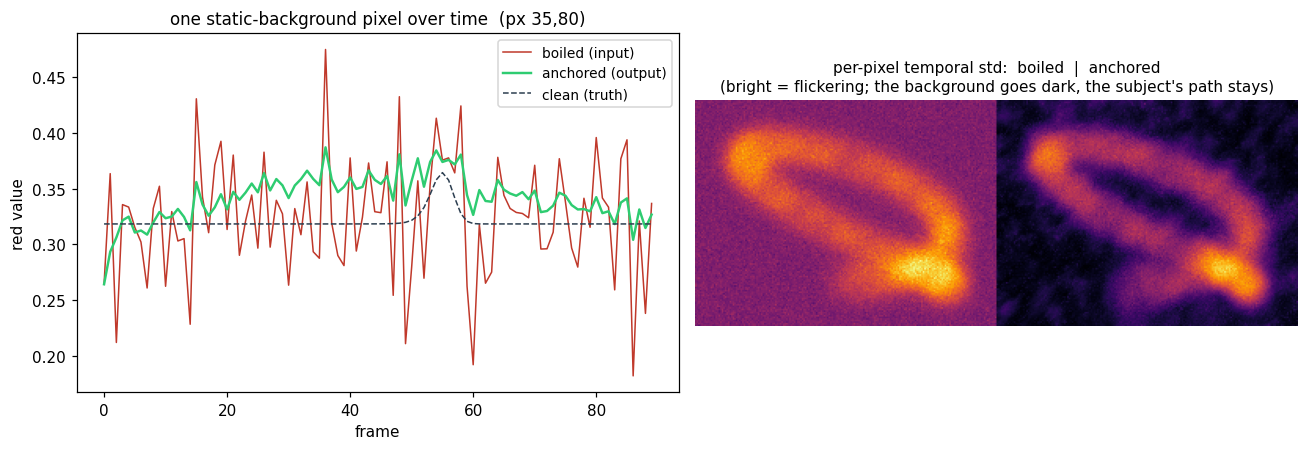
#> input picture the_anchor/anchor_verification.png, 1308 x 450 px
$ python -i gate.py   (imports and definitions only)
#> lines starting #> are read from the running program, lines starting #| are printed output that depends on the picture
"""
gate.py — the two-layer temporal anchor (slow hold + surprise gate), pure numpy
================================================================================
This is the load-bearing primitive of the whole app, and it runs on a CPU with no
torch. It is `the_video_tensor`'s core, repurposed from "measure surprise" to
"suppress the predictable so only surprise survives."

PER FRAME:
  SLOW layer  — a held prediction of the scene:  pred <- (1-K)*pred + K*frame
                (optionally motion-compensated by optical flow first, so the hold
                 survives camera/subject motion instead of smearing — this is the
                 cheap stand-in for the HKT Koopman predictor).
  FAST layer  — the residual:  surprise = |frame - pred|  (blurred into regions,
                 not speckle).
  GATE        — g in [0,1], soft-thresholded on surprise:
                  g ~ 0 where the world matched the hold  -> LOCK to prediction
                  g ~ 1 where the world broke the hold     -> PASS the new frame
  OUTPUT      — out = g*frame + (1-g)*pred
                so static texture is frozen to its held value (no boil) and moving
                content passes through untouched.

WHAT THIS HONESTLY DOES: it removes temporal variation in regions the hold could
predict, and leaves regions it could not. On a finished AI clip that is exactly
the boil (zero-mean high-frequency flicker in regions that should be static); the
leaky hold averages it out, the gate keeps the moving subject. It enforces
*temporal consistency*, not *truth* — it will hold a wrong-but-stable region just
as happily as a right one. "Boring", not "correct".

FAILURE MODES (exposed as knobs, not hidden): lock too hard and a region that
*starts* to move trails its held value (ghosting) until surprise clears the gate;
without flow, a moving camera makes everything surprising and the gate opens
everywhere (no saving); the gate blur trades seam artifacts against responsiveness.

PerceptionLab / Antti Luode, with Claude (Opus 4.8). Helsinki, June 2026.
Do not hype. Do not lie. Just show.
"""
import numpy as np
from scipy.ndimage import gaussian_filter

try:
    import cv2
    _HAS_CV2 = True
except Exception:
    _HAS_CV2 = False


def _gray(x):
    """HxWx3 float[0,1] -> HxW luminance."""
    if x.ndim == 2:
        return x
    return x[..., 0] * 0.299 + x[..., 1] * 0.587 + x[..., 2] * 0.114


def _warp(img, flow):
    """warp img by dense optical flow (cv2 remap). flow: HxWx2 (dx,dy)."""
    h, w = img.shape[:2]
    gy, gx = np.mgrid[0:h, 0:w].astype(np.float32)
    map_x = (gx + flow[..., 0]).astype(np.float32)
    map_y = (gy + flow[..., 1]).astype(np.float32)
    return cv2.remap(img.astype(np.float32), map_x, map_y,
                     interpolation=cv2.INTER_LINEAR,
                     borderMode=cv2.BORDER_REFLECT)


class TemporalAnchor:
    """Slow held prediction + surprise gate. Call .step(frame) per frame."""

    def __init__(self, K=0.03, surprise_thr=0.08, gate_softness=0.02,
                 surprise_blur=3.0, gate_blur=5.0, use_flow=True,
                 lock_strength=1.0):
        self.K = float(K)                       # slow-hold rate; lower = more boil killed, more lag
        self.surprise_thr = float(surprise_thr) # gate midpoint on |frame-pred|
        self.gate_softness = float(gate_softness)
        self.surprise_blur = float(surprise_blur)
        self.gate_blur = float(gate_blur)
        self.use_flow = bool(use_flow) and _HAS_CV2
        self.lock_strength = float(lock_strength)  # 1.0 = fully freeze locked regions
        self.pred = None
        self.prev_gray = None

    def reset(self):
        self.pred = None
        self.prev_gray = None

    def step(self, frame):
        """frame: HxWx3 float in [0,1]. Returns (out, gate, energy_pct)."""
        frame = frame.astype(np.float32)
        cur_gray = _gray(frame)

        # first frame: nothing held yet, pass through and seed the hold
        if self.pred is None or self.pred.shape != frame.shape:
            self.pred = frame.copy()
            self.prev_gray = cur_gray
            return frame.copy(), np.ones(frame.shape[:2], np.float32), 100.0

        # motion-compensate the held prediction so it survives real motion
        pred = self.pred
        if self.use_flow:
            flow = cv2.calcOpticalFlowFarneback(
                (self.prev_gray * 255).astype(np.uint8),
                (cur_gray * 255).astype(np.uint8),
                None, 0.5, 3, 21, 3, 5, 1.2, 0)
            pred = _warp(self.pred, flow)

        # surprise = residual the hold did not foresee, regionised
        surprise = np.abs(cur_gray - _gray(pred))
        if self.surprise_blur > 0:
            surprise = gaussian_filter(surprise, self.surprise_blur)

        # soft gate: 0 -> lock to prediction, 1 -> pass the new frame
        g = 1.0 / (1.0 + np.exp(-(surprise - self.surprise_thr) / self.gate_softness))
        if self.gate_blur > 0:
            g = gaussian_filter(g, self.gate_blur)
        g = np.clip(g, 0.0, 1.0)
        g3 = g[..., None]

        # locked regions take the held prediction; surprise regions take the frame
        held = self.lock_strength * pred + (1.0 - self.lock_strength) * frame
        out = g3 * frame + (1.0 - g3) * held

        # leaky-integrate the hold toward the input (low K averages out the boil)
        self.pred = (1.0 - self.K) * pred + self.K * frame
        self.prev_gray = cur_gray

        # honest "energy": fraction of pixels the gate let through (what a sparse
        # system would actually recompute) vs a dense net's 100%
        energy_pct = 100.0 * float((g > 0.5).mean())
        return np.clip(out, 0.0, 1.0), g, energy_pct

>>> import cv2
>>> picture = cv2.imread('../anchor_verification.png')
#> picture is the input picture: shape (450, 1308, 3); mean B, G, R 206.2, 197.1, 216.7
>>> result = TemporalAnchor().step(picture)
#> in _gray, `return x[..., 0] * 0.299 + x[..., 1] * 0.587 + x[..., 2] * 0.114`:
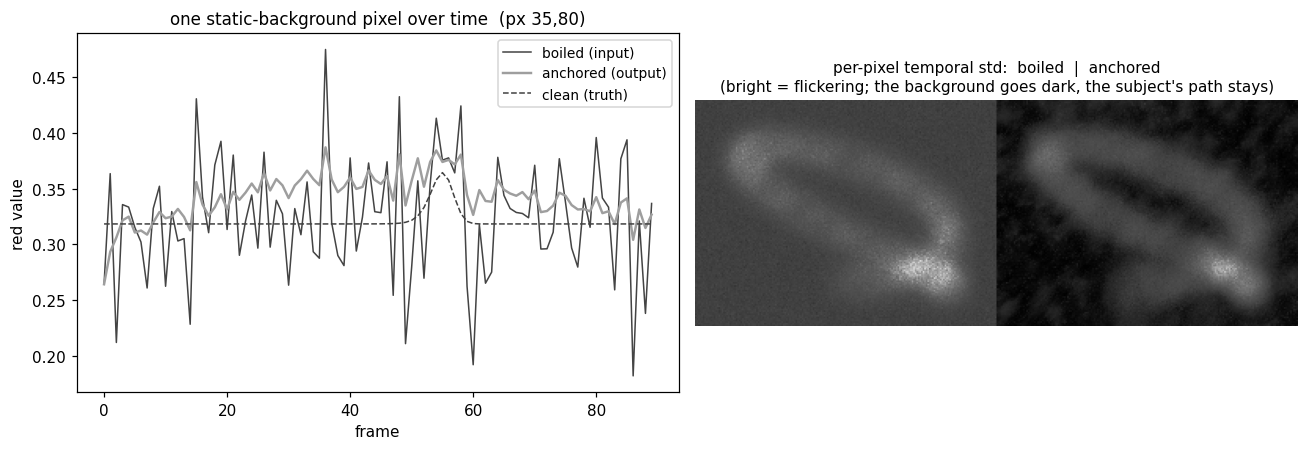
#> returned value: shape (450, 1308) float32; min 0, max 255, mean 202.1
